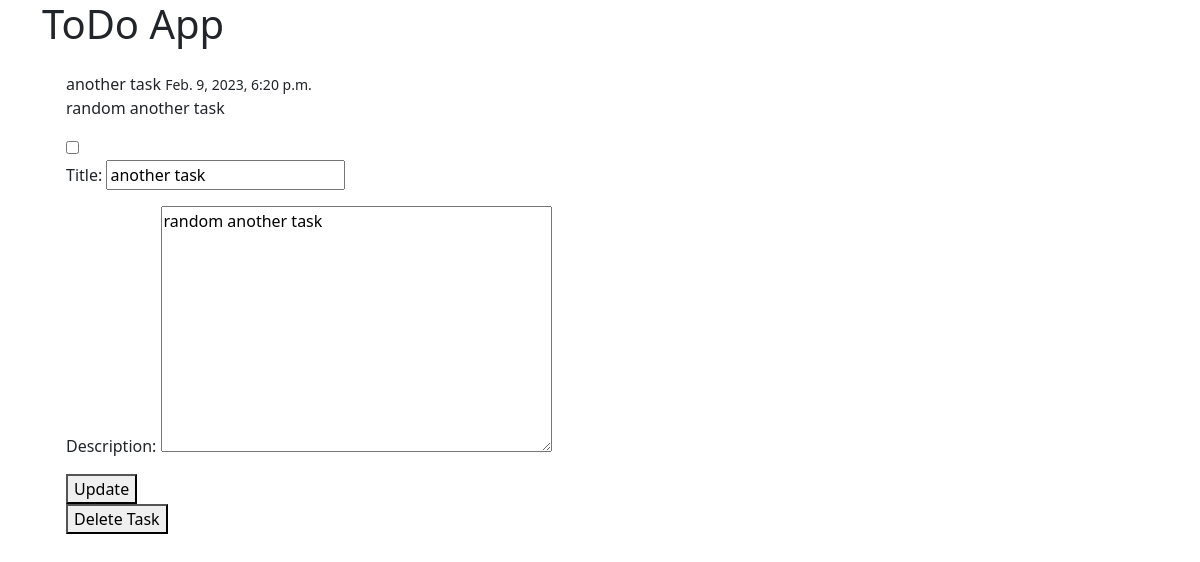
Screenshot of /task/another-task/ with the database file from the repository.
### Task/models.py (models this page shows, shortened)
class Task(models.Model):
    title = models.CharField(max_length=100)
    tag = models.ManyToManyField(Tag, blank=True, null=True)
    description = models.TextField(blank=True, null=True)
    completed = models.BooleanField(default=False)
    added = models.DateTimeField(auto_now_add=True)
    slug = models.SlugField(unique=True, blank=True, null=True)
    class Meta:
       ordering = ('-added', )

### Task/views.py (the view)
# urls.py: path('task/<str:slug>/', views.task_detail, name='task-detail'),
def task_detail(request, slug):
    task = Task.objects.get(slug=slug)
    if request.method=='POST':
        task_form = TaskForm(data=request.POST, instance=task)
        if task_form.is_valid():
            task = task_form.save()
    else:
        task_form = TaskForm(instance=task)
    return render(request, 'Task/task.html', {'task':task, 'task_form':task_form})

### Task/forms.py
class TaskForm(forms.ModelForm):
    class Meta:
        model = Task
        fields = ['title','description']

### Task/templates/Task/task.html (shortened to what this page needs)
{% extends 'Task/base.html' %}
{% block content %}
<div class="m-4">
    {{task.title}}
    <small>{{task.added}}</small>
    <p>{{task.description}}</p>
    <input type="checkbox"  {% if task.completed %}checked{% endif %}>
    <form method="POST", action="">
        {{task_form.as_p}}
        <button type="submit">Update</button>
    </form>
    <form method="GET", action="{% url 'task-delete' task.slug %}">
        <button type="submit">Delete Task</button>
    </form>
</div>
{% endblock content %}

### rows the page displays
Task: title "another task", added "Feb. 9, 2023, 6:20 p.m.", description "random another task"
